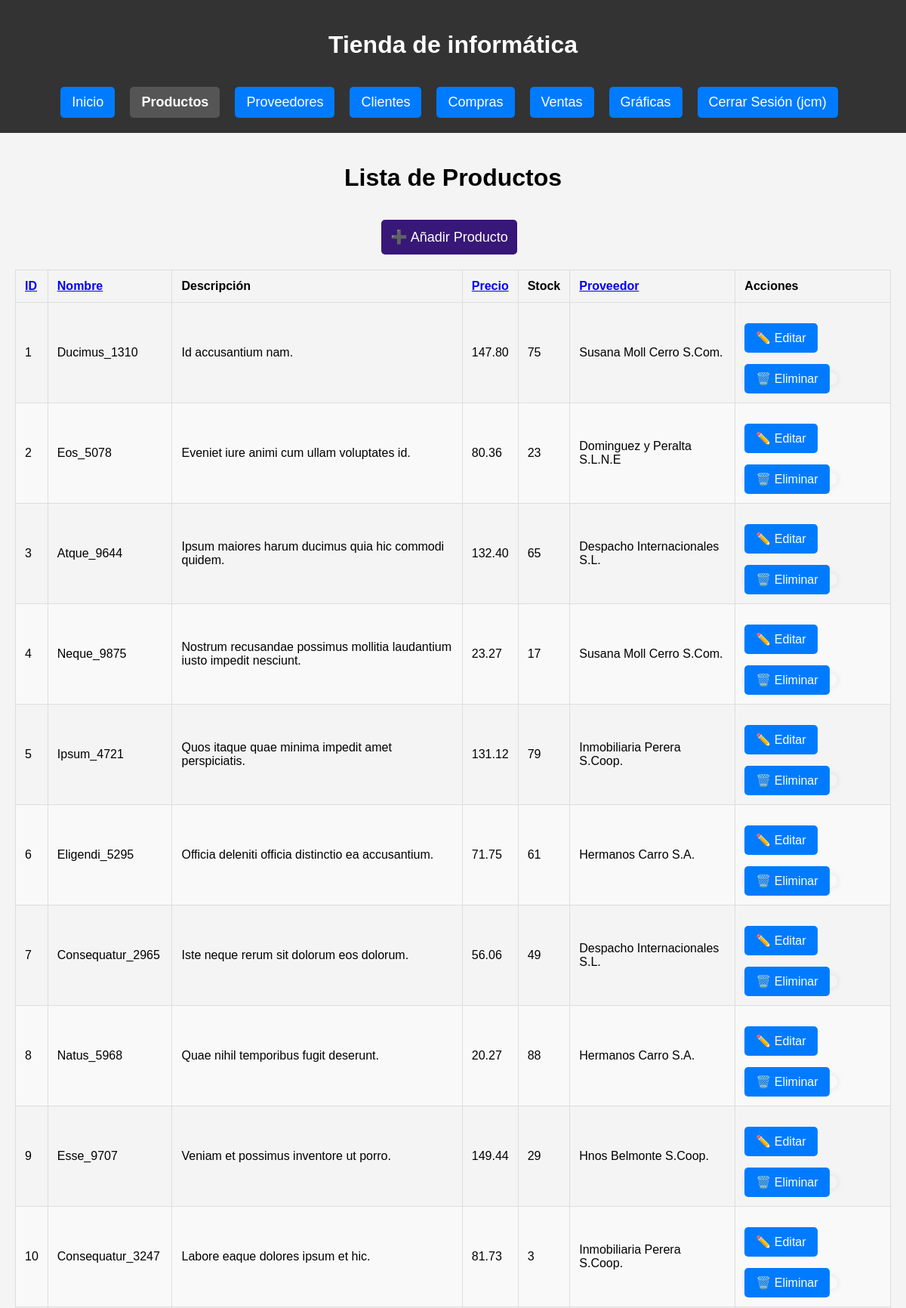
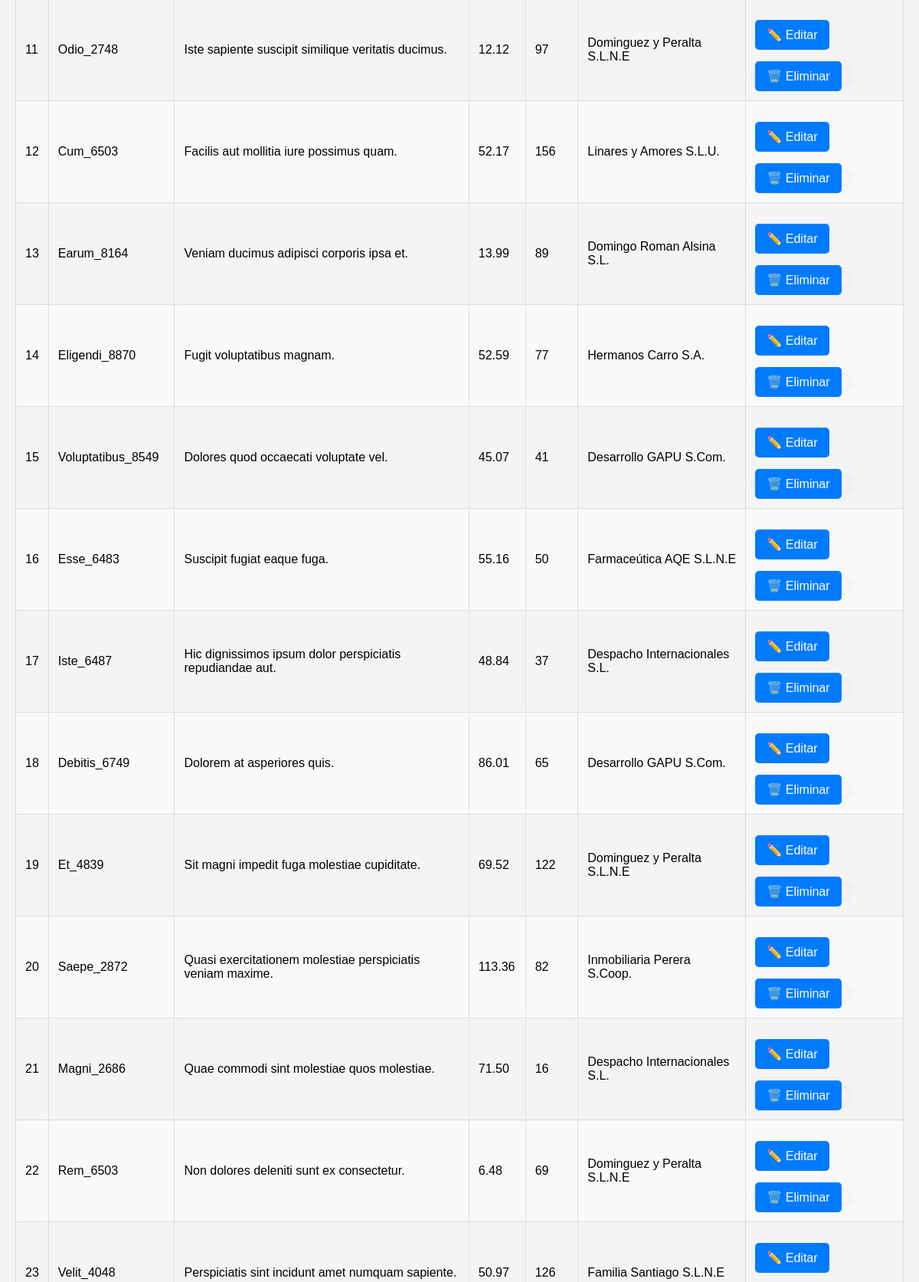
Page /productos (signed in, upper part) on the committed database (2 pictures, top to bottom).
### db.py (models this page shows)
class Producto(Base):
    __tablename__ = "Producto"
    id = Column(Integer, primary_key=True)
    nombre = Column(String(150), unique=True, nullable=False)
    descripcion = Column(Text)
    categoria_id = Column(Integer, ForeignKey('Categoria.id'), nullable=True)
    precio = Column(Numeric(10, 2), nullable=False)
    stock = Column(Integer, default=0)
    cantidad_total = Column(Integer, default=30)
    proveedor_id = Column(Integer, ForeignKey('Proveedor.id'), nullable=False)
    fecha_creacion = Column(DateTime, default=func.now())
    categoria = relationship('Categoria', backref=backref('productos', lazy=True))
    proveedor = relationship('Proveedor', backref=backref('productos', lazy=True))
    ventas = relationship("DetalleVenta", back_populates="producto")

class Proveedor(Base):
    __tablename__ = "Proveedor"
    id = Column(Integer, primary_key=True)
    nombre = Column(String(150), unique=True, nullable=False)
    contacto = Column(String(150))
    telefono = Column(String(20))
    email = Column(String(150), unique=True)
    cif = Column(String(20), unique=True, nullable=False)  # Añadido CIF/DNI obligatorio
    direccion = Column(String(200))                        # Añadida Dirección

### routes/productos.py (the view)
@productos_bp.route('/productos')
@login_required
def ver_productos():
    orden = request.args.get("orden", "id")
    direccion = request.args.get("direccion", "asc")
    query = sesion.query(Producto)
    def aplicar_direccion(campo):
        return campo.desc() if direccion == "desc" else campo.asc()
    if orden == "nombre":
        query = query.order_by(aplicar_direccion(Producto.nombre))
    elif orden == "precio":
        query = query.order_by(aplicar_direccion(Producto.precio))
    elif orden == "proveedor":
        from db import Proveedor
        query = query.join(Producto.proveedor).order_by(aplicar_direccion(Proveedor.nombre))
    else:
        query = query.order_by(aplicar_direccion(Producto.id))
    productos = query.all()
    return render_template("producto/productos.html", productos=productos, orden=orden, direccion=direccion)

### db.py (called while the page is built)
def login_required(f):
    @wraps(f)
    def decorated_function(*args, **kwargs):
        if 'usuario' not in session:
            flash('Por favor, inicie sesión para acceder a esta página.', 'error')
            return redirect(url_for('login'))
        return f(*args, **kwargs)
    return decorated_function

### templates/producto/productos.html (shortened to what this page needs)
{% extends 'base.html' %}
{% block content %}
<div class="container mt-4">
    <h1>Lista de Productos</h1>
    <a href="{{ url_for('productos.nuevo_producto') }}" class="btn btn-add">➕ Añadir Producto</a>
    <table>
        <thead>
            {% set nueva_direccion = 'desc' if direccion == 'asc' else 'asc' %}
            <tr>
                <th><a href="{{ url_for('productos.ver_productos', orden='id', direccion=nueva_direccion) }}">ID
                </a></th>
                <th><a href="{{ url_for('productos.ver_productos', orden='nombre', direccion=nueva_direccion) }}">Nombre
                </a></th>
                <th>Descripción</th>
                <th><a href="{{ url_for('productos.ver_productos', orden='precio', direccion=nueva_direccion) }}">Precio</a></th>
                <th>Stock</th>
                <th><a href="{{ url_for('productos.ver_productos', orden='proveedor', direccion=nueva_direccion) }}">Proveedor</a></th>
                <th>Acciones</th>
            </tr>
        </thead>
        <tbody>
        {% for producto in productos %}
            <tr>
                <td>{{ producto.id }}</td>
                <td>{{ producto.nombre }}</td>
                <td>{{ producto.descripcion }}</td>
                <td>{{ producto.precio }}</td>
                <td>{{ producto.stock }}</td>
                <td>{{ producto.proveedor.nombre }}</td>
                <td>
                    <a href="{{ url_for('productos.editar_producto', id=producto.id) }}" class="btn btn-edit">✏️ Editar</a>
                    <form method="POST" action="{{ url_for('productos.eliminar_producto', id=producto.id) }}" class="form-delete">
                        <button type="submit" onclick="return confirm('¿Eliminar este producto?');">🗑️ Eliminar</button>
                    </form>
                </td>
            </tr>
        {% endfor %}
        </tbody>
    </table>
</div>
{% endblock %}

### templates/base.html (shortened to what this page needs)
<!doctype html>
<html lang="es">
<head>
    <link rel="stylesheet" href="/static/estilos.css">
</head>
<body>
<div class="wrapper">
  <header>
    <h1>{% block header %}Tienda de informática{% endblock %}</h1>
    <nav>
      <ul class="menu">
        <li><a href="{{ url_for('index') }}" class="btn {% if request.endpoint == 'index' %}active{% endif %}">Inicio</a></li>
        <li><a href="{{ url_for('productos.ver_productos') }}" class=" btn {% if 'productos' in request.endpoint %}active{% endif %}">Productos</a></li>
        <li><a href="{{ url_for('proveedores.listar_proveedores') }}" class="btn {% if 'proveedores' in request.endpoint %}active{% endif %}">Proveedores</a></li>
        <li><a href="{{ url_for('clientes.clientes') }}" class="btn {% if 'clientes' in request.endpoint %}active{% endif %}">Clientes</a></li>
        <li><a href="{{ url_for('compras.compras') }}" class="btn {% if 'compras.' in request.endpoint %}active{% endif %}">Compras</a></li>
        <li><a href="{{ url_for('ventas.ventas') }}" class="btn {% if request.endpoint.startswith('ventas.') %}active{% endif %}">Ventas</a></li>
        <li><a href="{{ url_for('graficas_py.graficas_ventas_python') }}" class="btn {% if request.endpoint.startswith('graficas_py.') or request.endpoint.startswith('graficas.') %}active{% endif %}">Gráficas</a></li>
        {% if 'usuario' in session %}
          <li><a href="{{ url_for('logout') }}" class="btn logout-btn">Cerrar Sesión ({{ session['usuario'] }})</a></li>
        {% else %}
          <li><a href="{{ url_for('login') }}" class="btn {% if request.endpoint == 'login' %}active{% endif %}">Iniciar Sesión</a></li>
        {% endif %}
      </ul>
    </nav>
  </header>
  <main>
    {% block content %}{% endblock %}
  </main>
</div>
</body>
</html>

### static/estilos.css (style rules this page uses)
html, body { height: 100%; margin: 0; padding: 0; font-family: Arial, sans-serif; background-color: #f4f4f4; text-align: center; }
.wrapper { display: flex; flex-direction: column; min-height: 100vh; }
main { flex: 1; padding: 20px; }
header { background: #333; color: white; padding: 20px; }
nav ul.menu { list-style: none; padding: 0; margin: 0; display: flex; flex-wrap: wrap; justify-content: center; gap: 10px; }
nav ul.menu li { display: flex; }
nav ul.menu li a { text-decoration: none; color: white; background: #007BFF; padding: 10px 15px; border-radius: 5px; transition: 0.3s; }
nav ul.menu li a.active { background-color: #555; color: white; font-weight: bold; }
form { width: 50%; margin: 20px auto; background: white; padding: 20px; border-radius: 10px; box-shadow: 0px 0px 10px rgba(0, 0, 0, 0.1); text-align: left; }
button, .btn { background: #007BFF; color: white; padding: 12px; border: none; margin-top: 15px; cursor: pointer; font-size: 18px; border-radius: 5px; transition: 0.3s; text-decoration: none; display: inline-block; margin-right: 10px; }
.btn-add { background: #371777; }
.form-delete { display: inline; background-color: transparent; padding: 0; margin: 0; border: none; max-width: fit-content; }
.form-delete button, .btn-edit { background-color: #007BFF; color: white; padding: 10px 15px; border: none; font-size: 16px; border-radius: 5px; cursor: pointer; transition: 0.3s; }
table { width: 100%; border-collapse: collapse; margin: 20px 0; font-size: 16px; text-align: left; }
th, td { padding: 12px; border: 1px solid #ddd; }
th { background-color: #f4f4f4; font-weight: bold; }
tr:nth-child(even) { background-color: #f9f9f9; }

### rows in the picture
Producto: id "1", nombre "Ducimus_1310", descripcion "Id accusantium nam.", precio "147.80", stock "75", proveedor.nombre "Susana Moll Cerro S.Com."
Producto: id "2", nombre "Eos_5078", descripcion "Eveniet iure animi cum ullam voluptates id.", precio "80.36", stock "23", proveedor.nombre "Dominguez y Peralta S.L.N.E"
Producto: id "3", nombre "Atque_9644", descripcion "Ipsum maiores harum ducimus quia hic commodi quidem.", precio "132.40", stock "65", proveedor.nombre "Despacho Internacionales S.L."
Producto: id "4", nombre "Neque_9875", descripcion "Nostrum recusandae possimus mollitia laudantium iusto impedit nesciunt.", precio "23.27", stock "17", proveedor.nombre "Susana Moll Cerro S.Com."
Producto: id "5", nombre "Ipsum_4721", descripcion "Quos itaque quae minima impedit amet perspiciatis.", precio "131.12", stock "79", proveedor.nombre "Inmobiliaria Perera S.Coop."
Producto: id "6", nombre "Eligendi_5295", descripcion "Officia deleniti officia distinctio ea accusantium.", precio "71.75", stock "61", proveedor.nombre "Hermanos Carro S.A."
Producto: id "7", nombre "Consequatur_2965", descripcion "Iste neque rerum sit dolorum eos dolorum.", precio "56.06", stock "49", proveedor.nombre "Despacho Internacionales S.L."
Producto: id "8", nombre "Natus_5968", descripcion "Quae nihil temporibus fugit deserunt.", precio "20.27", stock "88", proveedor.nombre "Hermanos Carro S.A."
Producto: id "9", nombre "Esse_9707", descripcion "Veniam et possimus inventore ut porro.", precio "149.44", stock "29", proveedor.nombre "Hnos Belmonte S.Coop."
Producto: id "10", nombre "Consequatur_3247", descripcion "Labore eaque dolores ipsum et hic.", precio "81.73", stock "3", proveedor.nombre "Inmobiliaria Perera S.Coop."
Producto: id "11", nombre "Odio_2748", descripcion "Iste sapiente suscipit similique veritatis ducimus.", precio "12.12", stock "97", proveedor.nombre "Dominguez y Peralta S.L.N.E"
Producto: id "12", nombre "Cum_6503", descripcion "Facilis aut mollitia iure possimus quam.", precio "52.17", stock "156", proveedor.nombre "Linares y Amores S.L.U."
Producto: id "13", nombre "Earum_8164", descripcion "Veniam ducimus adipisci corporis ipsa et.", precio "13.99", stock "89", proveedor.nombre "Domingo Roman Alsina S.L."
Producto: id "14", nombre "Eligendi_8870", descripcion "Fugit voluptatibus magnam.", precio "52.59", stock "77", proveedor.nombre "Hermanos Carro S.A."
Producto: id "15", nombre "Voluptatibus_8549", descripcion "Dolores quod occaecati voluptate vel.", precio "45.07", stock "41", proveedor.nombre "Desarrollo GAPU S.Com."
Producto: id "16", nombre "Esse_6483", descripcion "Suscipit fugiat eaque fuga.", precio "55.16", stock "50", proveedor.nombre "Farmaceútica AQE S.L.N.E"
Producto: id "17", nombre "Iste_6487", descripcion "Hic dignissimos ipsum dolor perspiciatis repudiandae aut.", precio "48.84", stock "37", proveedor.nombre "Despacho Internacionales S.L."
Producto: id "18", nombre "Debitis_6749", descripcion "Dolorem at asperiores quis.", precio "86.01", stock "65", proveedor.nombre "Desarrollo GAPU S.Com."
Producto: id "19", nombre "Et_4839", descripcion "Sit magni impedit fuga molestiae cupiditate.", precio "69.52", stock "122", proveedor.nombre "Dominguez y Peralta S.L.N.E"
Producto: id "20", nombre "Saepe_2872", descripcion "Quasi exercitationem molestiae perspiciatis veniam maxime.", precio "113.36", stock "82", proveedor.nombre "Inmobiliaria Perera S.Coop."
Producto: id "21", nombre "Magni_2686", descripcion "Quae commodi sint molestiae quos molestiae.", precio "71.50", stock "16", proveedor.nombre "Despacho Internacionales S.L."
Producto: id "22", nombre "Rem_6503", descripcion "Non dolores deleniti sunt ex consectetur.", precio "6.48", stock "69", proveedor.nombre "Dominguez y Peralta S.L.N.E"
Producto: id "23", nombre "Velit_4048", descripcion "Perspiciatis sint incidunt amet numquam sapiente.", precio "50.97", stock "126", proveedor.nombre "Familia Santiago S.L.N.E"

### other values in the picture
{{ session['usuario'] }} "jcm"
